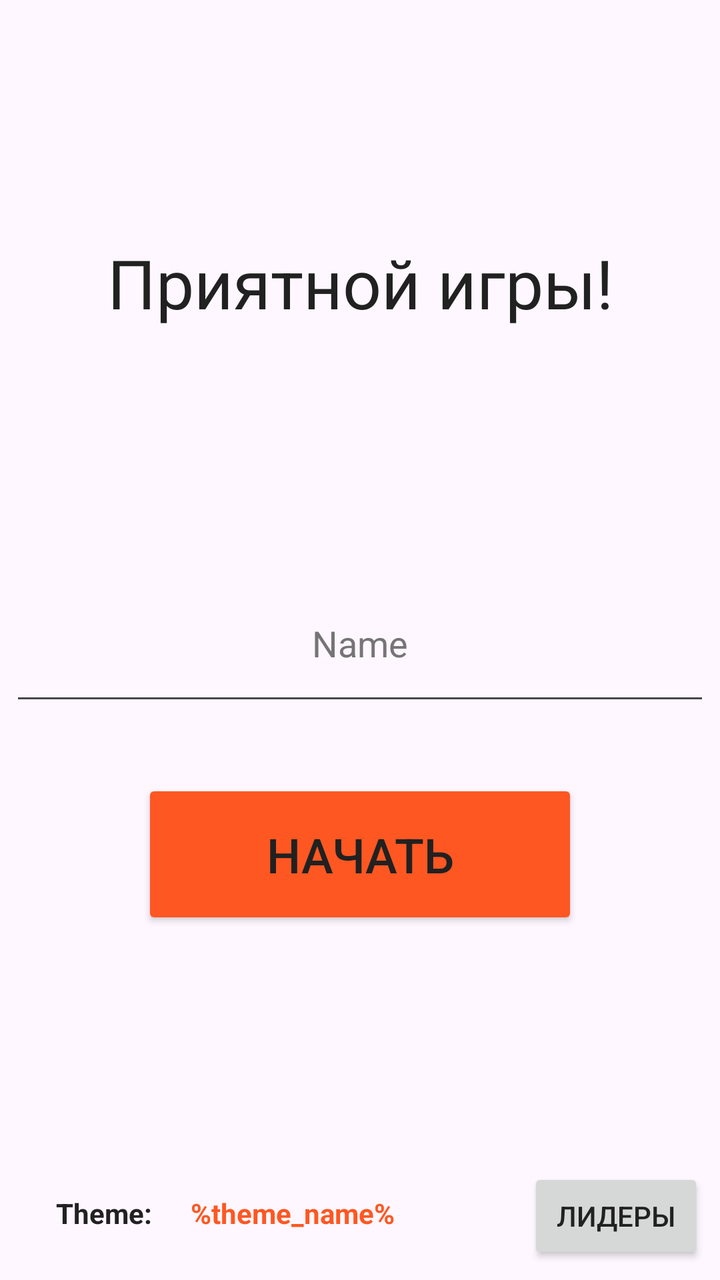
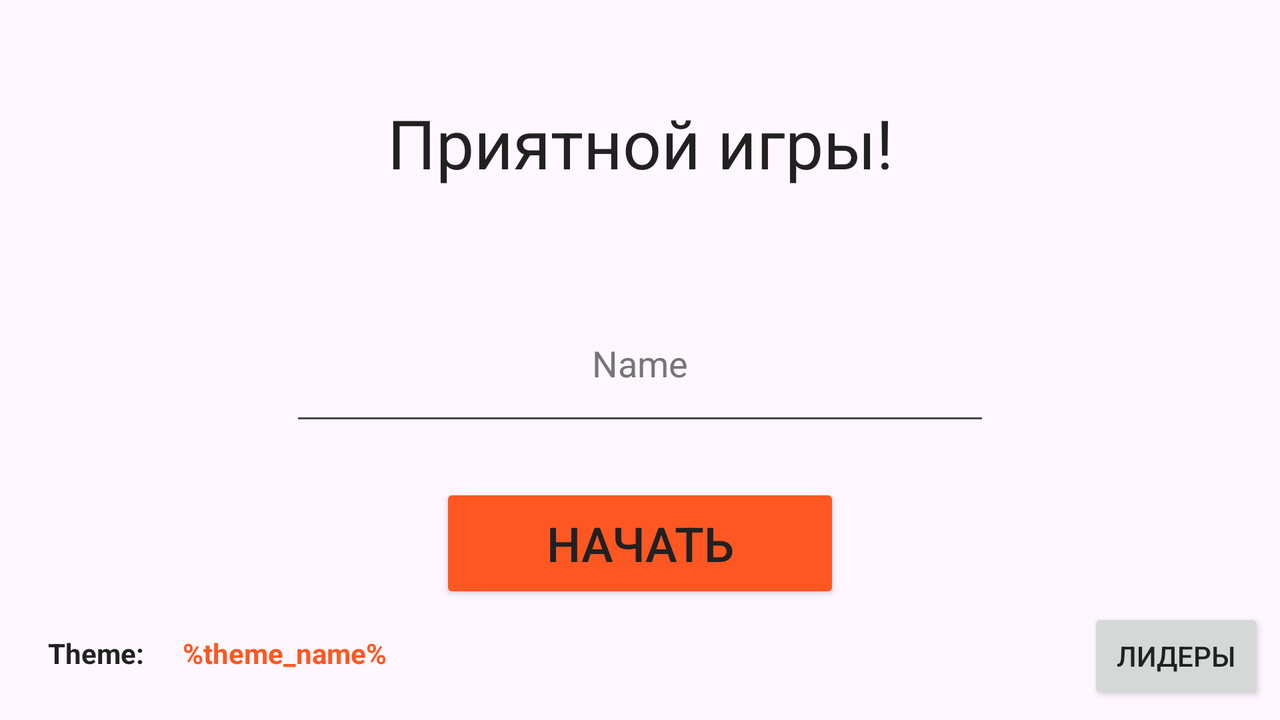

Two renders of one Android screen. The first uses the default layout on a phone; the second uses the alternative layout the repository ships for a different screen configuration, on a matching device. The two XML files are below.
<!-- AndroidManifest.xml: application theme Theme.Base -->
<!-- res/layout/activity_main.xml -->
<?xml version="1.0" encoding="utf-8"?>
<androidx.constraintlayout.widget.ConstraintLayout xmlns:android="http://schemas.android.com/apk/res/android"
    xmlns:app="http://schemas.android.com/apk/res-auto"
    xmlns:tools="http://schemas.android.com/tools"
    android:layout_width="match_parent"
    android:layout_height="match_parent"
    tools:context=".MainActivity">

    <TextView
        android:id="@+id/mLabel"
        android:layout_width="wrap_content"
        android:layout_height="wrap_content"
        android:text="@string/m_label"
        android:textAlignment="center"
        android:textSize="34sp"
        app:layout_constraintBottom_toTopOf="@+id/mName"
        app:layout_constraintEnd_toEndOf="parent"
        app:layout_constraintStart_toStartOf="parent"
        app:layout_constraintTop_toTopOf="parent" />

    <EditText
        android:id="@+id/mName"
        android:layout_width="350dp"
        android:layout_height="75dp"
        android:ems="10"
        android:hint="Name"
        android:inputType="text"
        android:singleLine="true"
        android:textAlignment="center"
        app:layout_constraintBottom_toBottomOf="parent"
        app:layout_constraintEnd_toEndOf="parent"
        app:layout_constraintHorizontal_bias="0.5"
        app:layout_constraintStart_toStartOf="parent"
        app:layout_constraintTop_toTopOf="parent" />

    <Button
        android:id="@+id/mBtn_start"
        style="@style/Btn_Accent"
        android:layout_width="218dp"
        android:layout_height="75dp"
        android:layout_marginTop="32dp"
        android:onClick="startGame"
        android:text="@string/g_start_btn"
        android:textAlignment="center"
        android:textSize="24sp"
        app:layout_constraintEnd_toEndOf="parent"
        app:layout_constraintHorizontal_bias="0.5"
        app:layout_constraintStart_toStartOf="parent"
        app:layout_constraintTop_toBottomOf="@+id/mName" />

    <TextView
        android:id="@+id/mTheme"
        android:layout_width="wrap_content"
        android:layout_height="wrap_content"
        android:layout_marginStart="28dp"
        android:layout_marginBottom="24dp"
        android:text="Theme: "
        android:textStyle="bold"
        app:layout_constraintBottom_toBottomOf="parent"
        app:layout_constraintStart_toStartOf="parent" />

    <TextView
        android:id="@+id/mThemeName"
        style="@style/Text_Accent"
        android:layout_width="wrap_content"
        android:layout_height="wrap_content"
        android:layout_marginStart="16dp"
        android:layout_marginBottom="24dp"
        android:text="%theme_name%"
        android:textStyle="bold"
        app:layout_constraintBottom_toBottomOf="parent"
        app:layout_constraintStart_toEndOf="@+id/mTheme" />

    <Button
        android:id="@+id/mBtn_leaderboard"
        android:layout_width="wrap_content"
        android:layout_height="wrap_content"
        android:layout_marginEnd="8dp"
        android:layout_marginBottom="8dp"
        android:onClick="openLeaderBoard"
        android:text="@string/m_leaderboard_btn"
        app:layout_constraintBottom_toBottomOf="parent"
        app:layout_constraintEnd_toEndOf="parent" />

</androidx.constraintlayout.widget.ConstraintLayout>
<!-- resources referenced by this layout -->
<resources>
  <string name="g_start_btn">Начать</string>
  <string name="m_label">Приятной игры!</string>
  <string name="m_leaderboard_btn">Лидеры</string>
  <style name="Btn_Accent">
          <item name="backgroundTint">@color/accent</item>
      </style>
  <style name="Text_Accent">
          <item name="android:textColor">@color/accent</item>
      </style>
  <style name="Theme.Base" parent="Theme.Material3.DayNight">
          <item name="colorPrimary">@color/primary</item>
          <item name="colorPrimaryVariant">@color/primary_dark</item>
          <item name="colorOnPrimary">@color/icons</item>
  
          <item name="colorSecondary">@color/accent</item>
          <item name="colorOnSecondary">@color/icons</item>
          <item name="chipSpacingVertical">@color/accent</item>
  
          <item name="android:statusBarColor">@color/primary</item>
  
          <item name="android:textColor">@color/primary_text</item>
          <item name="android:textColorHint">@color/secondary_text</item>
      </style>
  <color name="accent">#FF5722</color>
  <color name="primary">#03A9F4</color>
  <color name="primary_dark">#0288D1</color>
  <color name="icons">#FFFFFF</color>
  <color name="primary_text">#212121</color>
  <color name="secondary_text">#757575</color>
</resources>
<!-- res/layout-land/activity_main.xml (the author's variant of the layout above) -->
<!-- drawn on the phone turned sideways -->
<?xml version="1.0" encoding="utf-8"?>
<androidx.constraintlayout.widget.ConstraintLayout xmlns:android="http://schemas.android.com/apk/res/android"
    xmlns:app="http://schemas.android.com/apk/res-auto"
    xmlns:tools="http://schemas.android.com/tools"
    android:layout_width="match_parent"
    android:layout_height="match_parent"
    tools:context=".MainActivity">

    <EditText
        android:id="@+id/mName"
        android:layout_width="350dp"
        android:layout_height="75dp"
        android:ems="10"
        android:hint="Name"
        android:inputType="text"
        android:singleLine="true"
        android:textAlignment="center"
        app:layout_constraintBottom_toBottomOf="parent"
        app:layout_constraintEnd_toEndOf="parent"
        app:layout_constraintHorizontal_bias="0.5"
        app:layout_constraintStart_toStartOf="parent"
        app:layout_constraintTop_toTopOf="parent" />

    <TextView
        android:id="@+id/mLabel"
        android:layout_width="wrap_content"
        android:layout_height="wrap_content"
        android:text="@string/m_label"
        android:textSize="34sp"
        app:layout_constraintBottom_toTopOf="@+id/mName"
        app:layout_constraintEnd_toEndOf="parent"
        app:layout_constraintStart_toStartOf="parent"
        app:layout_constraintTop_toTopOf="parent" />

    <Button
        android:id="@+id/mBtn_start"
        style="@style/Btn_Accent"
        android:layout_width="200dp"
        android:layout_height="60dp"
        android:layout_marginTop="24dp"
        android:onClick="startGame"
        android:text="@string/g_start_btn"
        android:textAlignment="center"
        android:textSize="24sp"
        app:layout_constraintEnd_toEndOf="parent"
        app:layout_constraintHorizontal_bias="0.5"
        app:layout_constraintStart_toStartOf="parent"
        app:layout_constraintTop_toBottomOf="@+id/mName" />

    <Button
        android:id="@+id/mBtn_leaderboard2"
        android:layout_width="wrap_content"
        android:layout_height="wrap_content"
        android:layout_marginEnd="8dp"
        android:layout_marginBottom="8dp"
        android:onClick="openLeaderBoard"
        android:text="@string/m_leaderboard_btn"
        app:layout_constraintBottom_toBottomOf="parent"
        app:layout_constraintEnd_toEndOf="parent" />

    <TextView
        android:id="@+id/mTheme"
        android:layout_width="wrap_content"
        android:layout_height="wrap_content"
        android:layout_marginStart="24dp"
        android:layout_marginBottom="24dp"
        android:text="Theme: "
        android:textStyle="bold"
        app:layout_constraintBottom_toBottomOf="parent"
        app:layout_constraintStart_toStartOf="parent" />

    <TextView
        android:id="@+id/mThemeName"
        style="@style/Text_Accent"
        android:layout_width="wrap_content"
        android:layout_height="wrap_content"
        android:layout_marginStart="16dp"
        android:layout_marginBottom="24dp"
        android:text="%theme_name%"
        android:textStyle="bold"
        app:layout_constraintBottom_toBottomOf="parent"
        app:layout_constraintStart_toEndOf="@+id/mTheme" />

</androidx.constraintlayout.widget.ConstraintLayout>
